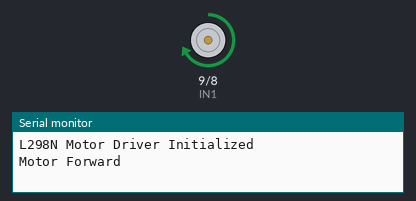
The sketch below on a simulated Arduino Uno, built with avr-gcc and run on an emulated ATmega328P. Parts: motor-driver pin pairs drawn as motors (green arrow = first pin HIGH = forward, orange = second pin HIGH = backward, longer = more drive, scaled by the enable pin), the last lines printed to the serial monitor.

Above: at 1.5 s.
At 4.5 s:
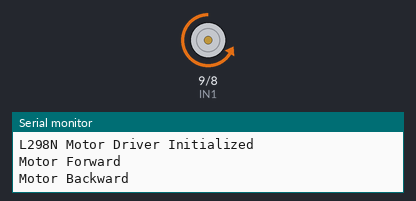
At 7.0 s:
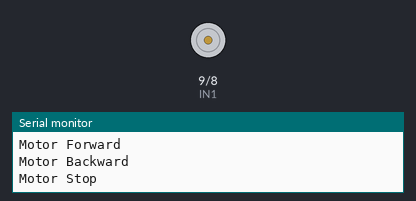
Timing chart, 0 to 10.4 s (numbered marks = the images above):
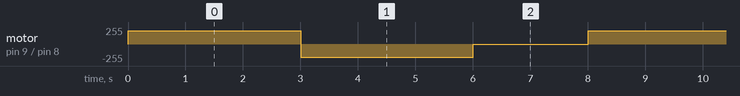

Measured:
- by itself, motor on pin 9 (IN1) / pin 8 (IN2): repeats every 8.0 s: backward 200/255 3.0 s, stopped 2.0 s, forward 200/255 3.0 s

The sketch:

L298N-Single.ino
```cpp
#define IN1 9
#define IN2 8
#define ENA 10

enum MotorState { STOP, FORWARD, BACKWARD };

void setupMotorDriver() {
  pinMode(IN1, OUTPUT);
  pinMode(IN2, OUTPUT);
  pinMode(ENA, OUTPUT);

  // Stop the motor initially
  stopMotor();
}

void setMotorState(MotorState state, int speed = 255) {
  speed = constrain(speed, 0, 255);
  analogWrite(ENA, speed); // Set speed (PWM)

  switch (state) {
    case FORWARD:
      digitalWrite(IN1, HIGH);
      digitalWrite(IN2, LOW);
      break;
    case BACKWARD:
      digitalWrite(IN1, LOW);
      digitalWrite(IN2, HIGH);
      break;
    case STOP:
    default:
      stopMotor();
      break;
  }
}

// Helper function to stop the motor
void stopMotor() {
  digitalWrite(IN1, LOW);
  digitalWrite(IN2, LOW);
  analogWrite(ENA, 0);
}

// Setup function
void setup() {
  setupMotorDriver();
  Serial.begin(9600);
  Serial.println("L298N Motor Driver Initialized");
}

void loop() {
  Serial.println("Motor Forward");
  setMotorState(FORWARD, 200);
  delay(3000);

  Serial.println("Motor Backward");
  setMotorState(BACKWARD, 200);
  delay(3000);

  Serial.println("Motor Stop");
  stopMotor();
  delay(2000);
}
```
